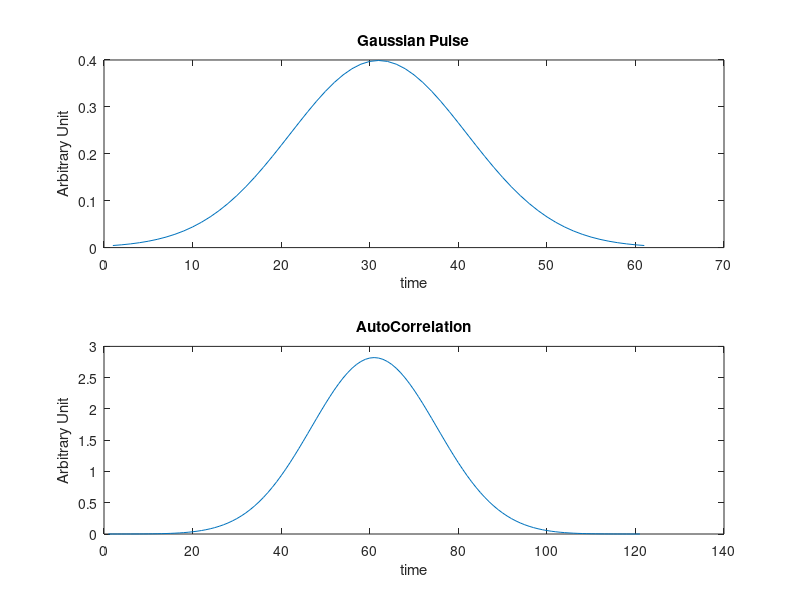

Source code (MATLAB):
x = [-3:.1:3];
norm = normpdf(x,0,1);
figure
subplot(2,1,1)
plot(norm)
title('Gaussian Pulse')
xlabel('time')
ylabel ('Arbitrary Unit')
subplot(2,1,2)
env2 = conv(norm,norm);
plot(env2);
title('AutoCorrelation')
xlabel('time')
ylabel ('Arbitrary Unit')

